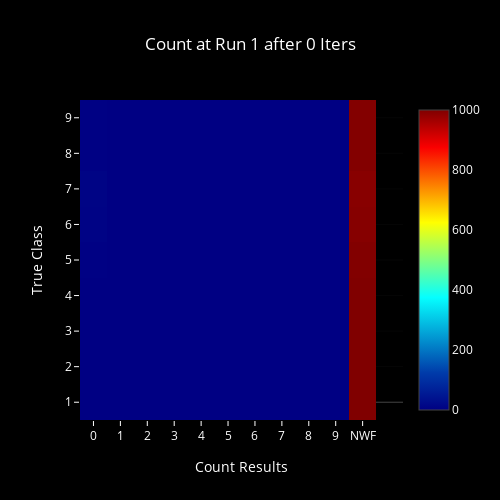
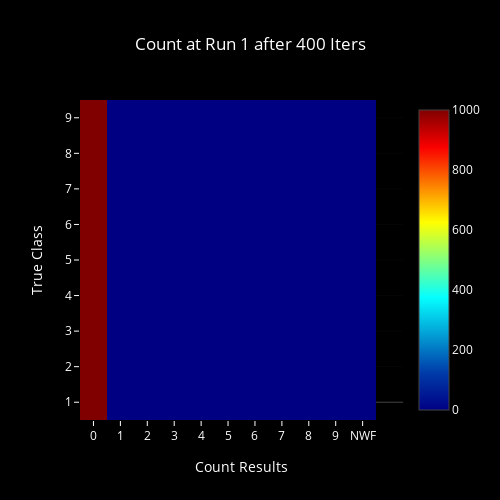
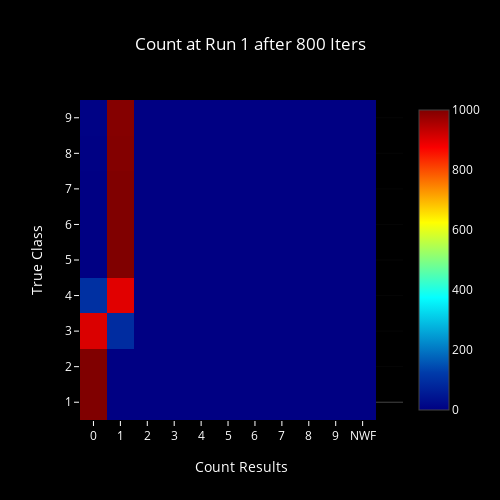
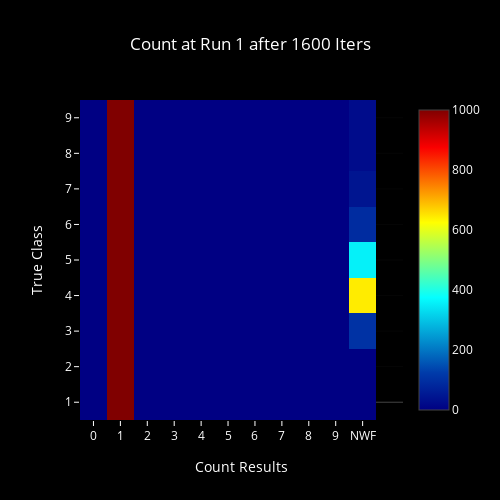

The cell these charts' notebook holds for them, in order:
### Code cell
for run in range(num_runs):
    for it in range(num_iters):
        plot_count_results(run,it)

### Figure 1 — Plotly figure (JSON) as saved in the notebook; plotly's stock layout.template omitted (floating-point values rounded to 4 significant figures)
{"data": [{"colorscale": "Jet", "type": "heatmap", "z": [[0, 0, 0, 0, 0, 0, 0, 0, 0, 0, 1000], [0, 0, 0, 0, 0, 0, 0, 0, 0, 0, 1000], [0, 0, 0, 0, 0, 0, 0, 0, 0, 0, 1000], [0, 0, 0, 0, 0, 0, 0, 0, 0, 0, 1000], [2, 0, 0, 0, 0, 0, 0, 0, 0, 0, 998], [6, 0, 0, 0, 0, 0, 0, 0, 0, 0, 994], [8, 0, 0, 0, 0, 0, 0, 0, 0, 0, 992], [3, 0, 0, 0, 0, 0, 0, 0, 0, 0, 997], [3, 0, 0, 0, 0, 0, 0, 0, 0, 0, 997]]}], "layout": {"font": {"color": "#FFF"}, "height": 500, "paper_bgcolor": "#000", "plot_bgcolor": "#000", "title": "Count at Run 1 after 0 Iters", "titlefont": {"color": "#FFF"}, "width": 500, "xaxis": {"range": [-0.5, 11.5], "tickangle": 0, "tickcolor": "#FFF", "ticktext": ["0", "1", "2", "3", "4", "5", "6", "7", "8", "9", "NWF"], "tickvals": [0, 1, 2, 3, 4, 5, 6, 7, 8, 9, 10], "title": "Count Results"}, "yaxis": {"range": [-0.5, 8.5], "tickcolor": "#FFF", "ticktext": ["1", "2", "3", "4", "5", "6", "7", "8", "9"], "tickvals": [0, 1, 2, 3, 4, 5, 6, 7, 8], "title": "True Class"}}}

### Figure 2 — Plotly figure (JSON) as saved in the notebook; plotly's stock layout.template omitted (floating-point values rounded to 4 significant figures)
{"data": [{"colorscale": "Jet", "type": "heatmap", "z": [[1000, 0, 0, 0, 0, 0, 0, 0, 0, 0, 0], [1000, 0, 0, 0, 0, 0, 0, 0, 0, 0, 0], [1000, 0, 0, 0, 0, 0, 0, 0, 0, 0, 0], [1000, 0, 0, 0, 0, 0, 0, 0, 0, 0, 0], [1000, 0, 0, 0, 0, 0, 0, 0, 0, 0, 0], [1000, 0, 0, 0, 0, 0, 0, 0, 0, 0, 0], [1000, 0, 0, 0, 0, 0, 0, 0, 0, 0, 0], [1000, 0, 0, 0, 0, 0, 0, 0, 0, 0, 0], [1000, 0, 0, 0, 0, 0, 0, 0, 0, 0, 0]]}], "layout": {"font": {"color": "#FFF"}, "height": 500, "paper_bgcolor": "#000", "plot_bgcolor": "#000", "title": "Count at Run 1 after 400 Iters", "titlefont": {"color": "#FFF"}, "width": 500, "xaxis": {"range": [-0.5, 11.5], "tickangle": 0, "tickcolor": "#FFF", "ticktext": ["0", "1", "2", "3", "4", "5", "6", "7", "8", "9", "NWF"], "tickvals": [0, 1, 2, 3, 4, 5, 6, 7, 8, 9, 10], "title": "Count Results"}, "yaxis": {"range": [-0.5, 8.5], "tickcolor": "#FFF", "ticktext": ["1", "2", "3", "4", "5", "6", "7", "8", "9"], "tickvals": [0, 1, 2, 3, 4, 5, 6, 7, 8], "title": "True Class"}}}

### Figure 3 — Plotly figure (JSON) as saved in the notebook; plotly's stock layout.template omitted (floating-point values rounded to 4 significant figures)
{"data": [{"colorscale": "Jet", "type": "heatmap", "z": [[1000, 0, 0, 0, 0, 0, 0, 0, 0, 0, 0], [1000, 0, 0, 0, 0, 0, 0, 0, 0, 0, 0], [908, 92, 0, 0, 0, 0, 0, 0, 0, 0, 0], [99, 901, 0, 0, 0, 0, 0, 0, 0, 0, 0], [0, 1000, 0, 0, 0, 0, 0, 0, 0, 0, 0], [0, 1000, 0, 0, 0, 0, 0, 0, 0, 0, 0], [0, 1000, 0, 0, 0, 0, 0, 0, 0, 0, 0], [3, 997, 0, 0, 0, 0, 0, 0, 0, 0, 0], [5, 995, 0, 0, 0, 0, 0, 0, 0, 0, 0]]}], "layout": {"font": {"color": "#FFF"}, "height": 500, "paper_bgcolor": "#000", "plot_bgcolor": "#000", "title": "Count at Run 1 after 800 Iters", "titlefont": {"color": "#FFF"}, "width": 500, "xaxis": {"range": [-0.5, 11.5], "tickangle": 0, "tickcolor": "#FFF", "ticktext": ["0", "1", "2", "3", "4", "5", "6", "7", "8", "9", "NWF"], "tickvals": [0, 1, 2, 3, 4, 5, 6, 7, 8, 9, 10], "title": "Count Results"}, "yaxis": {"range": [-0.5, 8.5], "tickcolor": "#FFF", "ticktext": ["1", "2", "3", "4", "5", "6", "7", "8", "9"], "tickvals": [0, 1, 2, 3, 4, 5, 6, 7, 8], "title": "True Class"}}}

### Figure 4 — Plotly figure (JSON) as saved in the notebook; plotly's stock layout.template omitted (floating-point values rounded to 4 significant figures)
{"data": [{"colorscale": "Jet", "type": "heatmap", "z": [[0, 1000, 0, 0, 0, 0, 0, 0, 0, 0, 0], [0, 1000, 0, 0, 0, 0, 0, 0, 0, 0, 0], [0, 1000, 0, 0, 0, 0, 0, 0, 0, 0, 105], [0, 1000, 0, 0, 0, 0, 0, 0, 0, 0, 644], [0, 1000, 0, 0, 0, 0, 0, 0, 0, 0, 357], [0, 1000, 0, 0, 0, 0, 0, 0, 0, 0, 92], [0, 1000, 0, 0, 0, 0, 0, 0, 0, 0, 43], [0, 1000, 0, 0, 0, 0, 0, 0, 0, 0, 25], [0, 1000, 0, 0, 0, 0, 0, 0, 0, 0, 25]]}], "layout": {"font": {"color": "#FFF"}, "height": 500, "paper_bgcolor": "#000", "plot_bgcolor": "#000", "title": "Count at Run 1 after 1600 Iters", "titlefont": {"color": "#FFF"}, "width": 500, "xaxis": {"range": [-0.5, 11.5], "tickangle": 0, "tickcolor": "#FFF", "ticktext": ["0", "1", "2", "3", "4", "5", "6", "7", "8", "9", "NWF"], "tickvals": [0, 1, 2, 3, 4, 5, 6, 7, 8, 9, 10], "title": "Count Results"}, "yaxis": {"range": [-0.5, 8.5], "tickcolor": "#FFF", "ticktext": ["1", "2", "3", "4", "5", "6", "7", "8", "9"], "tickvals": [0, 1, 2, 3, 4, 5, 6, 7, 8], "title": "True Class"}}}
